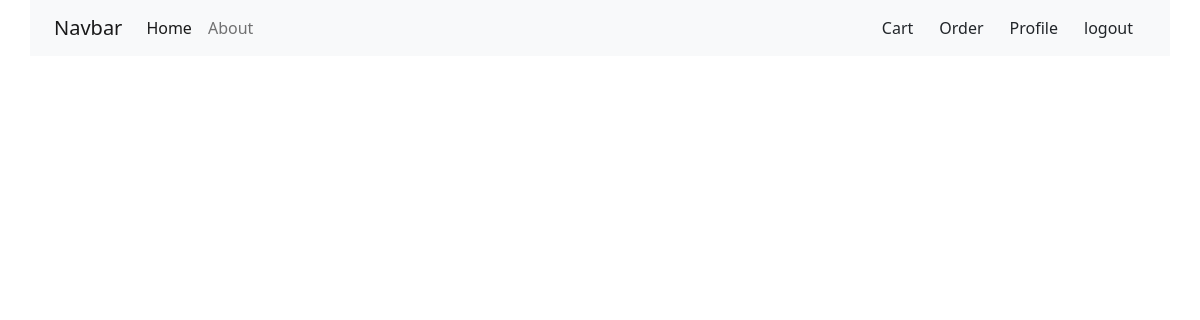
The app's page /order/ (signed in), older data.
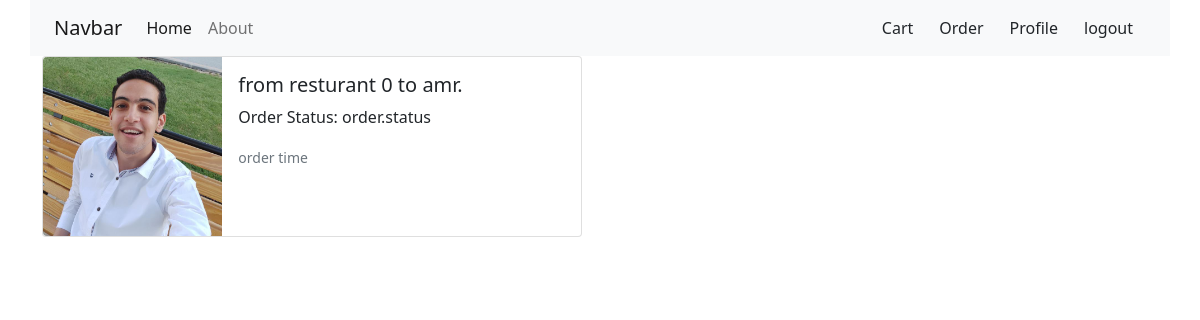
The same page, newer data.
### resturant/models.py (models this page shows, shortened)
class Order(models.Model):
	user = models.ForeignKey(User, on_delete=models.CASCADE, null=True)
	resturant = models.ForeignKey(Resturant, on_delete=models.CASCADE, null=True)
	def __str__(self):
		return f"from {self.resturant} to {self.user}."

class Resturant(models.Model):
	name = models.CharField(max_length=100)
	image = models.ImageField(default='default.jpg', upload_to='rest_imgs')
	address = models.TextField()
	opened = models.BooleanField(default=True)
	rate = models.IntegerField(default=3)
	min_charge = models.IntegerField(default=5)
	deliver = models.IntegerField(default=30)
	def __str__(self):
		return self.name

### resturant/views.py (the view)
# urls.py: path('order/',resturant_views.OrderListView.as_view(), name='order'),
class OrderListView(ListView):
	model = Order
	template_name = 'resturant/order.html'
	context_object_name = 'orders'
	def get_queryset(self):
		user = self.request.user
		return Order.objects.filter(user=user)

### resturant/templates/resturant/order.html (shortened to what this page needs)
{% extends "resturant/base.html" %}
{% load crispy_forms_tags %}
{% block content %}
	{% for order in orders %}
		<div class="card mb-3" style="max-width: 540px;">
			<div class="row g-0">
				<div class="col-md-4">
				  <a href="{% url 'order-detail' order.id %}"><img src="{{ order.resturant.image.url }}" class="img-fluid rounded-start" alt="..."></a>
				</div>
				<div class="col-md-8">
				  <div class="card-body">
				    <h5 class="card-title">{{ order }}</h5>
				    <p class="card-text">Order Status: order.status</p>
				    <p class="card-text"><small class="text-muted">order time</small></p>
				  </div>
				</div>
			</div>
		</div>
	{% endfor %}
{% endblock content %}

### resturant/templates/resturant/base.html (shortened to what this page needs)
{% load static %}
<!DOCTYPE html>
<html>
<head>
    <link href="https://cdn.jsdelivr.net/npm/bootstrap@5.1.3/dist/css/bootstrap.min.css" rel="stylesheet">
    <link rel="stylesheet" href="https://ajax.googleapis.com/ajax/libs/jquerymobile/1.4.5/jquery.mobile.min.css">
</head>
<body>
	<nav class="navbar navbar-expand-lg navbar-light bg-light container">
	  <div class="container-fluid">
	    <a class="navbar-brand" href="{% url 'menu-home' %}">Navbar</a>
	    <div class="collapse navbar-collapse" id="navbarSupportedContent">
	      <ul class="navbar-nav me-auto mb-2 mb-lg-0">
	        <li class="nav-item">
	          <a class="nav-link active" aria-current="page" href="{% url 'menu-home' %}">Home</a>
	        </li>
	        <li class="nav-item">
	          <a class="nav-link" href="{% url 'about' %}">About</a>
	        </li>
	      </ul>
	      <div class="d-flex">
	      	{% if user.is_authenticated %}
            <a href="{% url 'cart' %}" class="btn">Cart</a>
             <a href="{% url 'order' %}" class="btn">Order</a>
            <a href="{% url 'profile' %}" class="btn">Profile</a>
	      		<a href="{% url 'logout' %}" class="btn">logout</a>
	      	{% else %}
		        <a href="{% url 'login' %}" class="btn">login</a>
		        <a href="{% url 'register' %}" class="btn">register</a>
	      	{% endif %}
	      </div>
	    </div>
	  </div>
	</nav>
	<main role="main" class="container">
      <div class="row">
        <div class="col-md-12">
          {% block content %}{% endblock %}
        </div>
      </div>
    </main>
</body>
</html>

Row changes from the older to the newer data that the page shows:
added Order: resturant.image (placeholder picture), resturant+user "from resturant 0 to amr."
